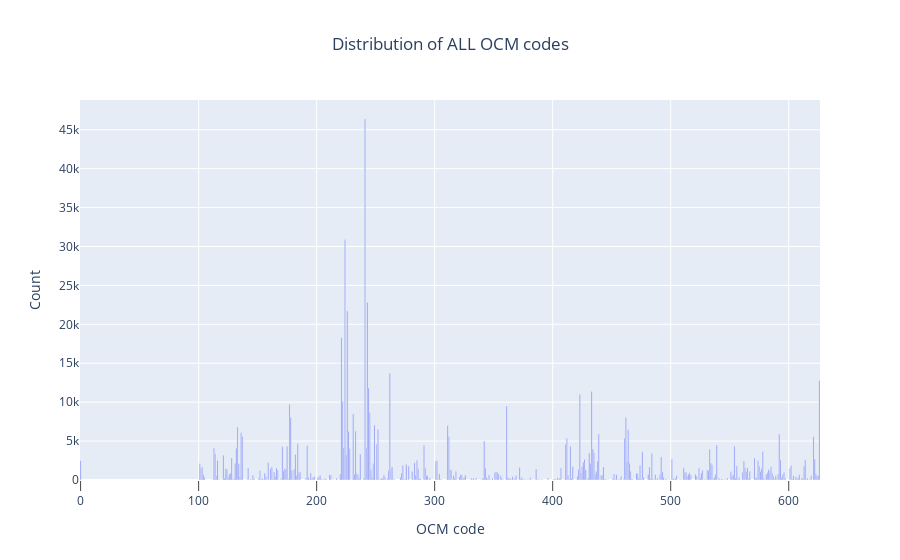

Write notebook code for a chart like this one.
### Code cell
# create a list of OCM codes and their corresponding counts
ocms = list(ocms_counts.keys())
counts = list(ocms_counts.values())

fig = go.Figure(
    # data=[go.Bar(x=ocms, y=counts)],
    data=[go.Bar(x=ocms, y=counts)],
    layout_title_text=f"Distribution of {'' if ONLY_PARENT_CATEGORY else 'ALL '}OCM codes",
    layout_title_x=0.5
)
fig.update_xaxes(title='OCM code', ticks="outside", showgrid=True, ticklen=10)
fig.update_yaxes(title="Count")
fig.write_json('test.json')
fig.write_image(f'OCM_dist{"" if ONLY_PARENT_CATEGORY else "_all"}.png')
fig.show()

### Figure 1 — Plotly figure (JSON) as saved in the notebook; plotly's stock layout.template omitted (floating-point values rounded to 4 significant figures; data arrays with more than 128 entries replaced by an {"elided": "..."} marker saying what was removed)
{"data": [{"type": "bar", "x": {"elided": "469 int values"}, "y": {"elided": "469 int values"}}], "layout": {"autosize": true, "title": {"text": "Distribution of ALL OCM codes", "x": 0.5}, "xaxis": {"autorange": true, "range": [-0.5, 626.5], "showgrid": true, "ticklen": 10, "ticks": "outside", "title": {"text": "OCM code"}, "type": "linear"}, "yaxis": {"autorange": true, "range": [0, 48820.0], "title": {"text": "Count"}, "type": "linear"}}}
